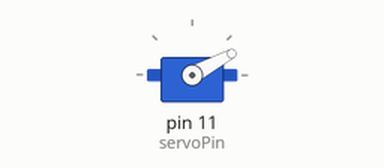
The sketch below on a simulated Arduino Uno, built with avr-gcc and run on an emulated ATmega328P. On the bench: servo. What the sketch prints to the serial monitor is not drawn.

Above: at 0.05 s.
At 0.35 s:
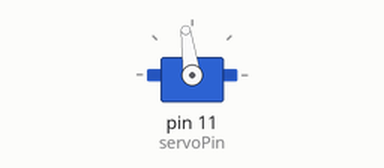
At 0.7 s:
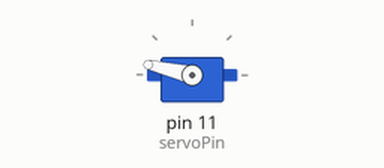
At 1.4 s:
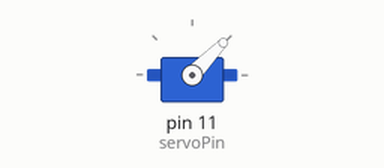
Timing chart, 0 to 3.8 s (numbered marks = the images above):
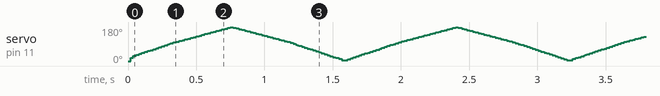

The sketch:

first_servo.ino
```cpp
#include <Servo.h>

Servo myServo;
const short servoPin = 11;
int angle = 0;
void setup() {
  Serial.begin(9600);
  myServo.attach(servoPin);
}

void loop() {
  for(angle; angle < 180; angle ++)  // goes from 0 degrees to 180 degrees
  {                                  // in steps of 1 degree
    myServo.write(angle);              // tell servo to go to position in variable 'pos'
    delay(1);
    Serial.println(myServo.read());    // waits 15ms for the servo to reach the position
  }
  for(angle; angle>=1; angle--)     // goes from 180 degrees to 0 degrees
  {
    myServo.write(angle);              // tell servo to go to position in variable 'pos'
    delay(1);                       // waits 15ms for the servo to reach the position
    Serial.println(myServo.read());
  }
}
```
